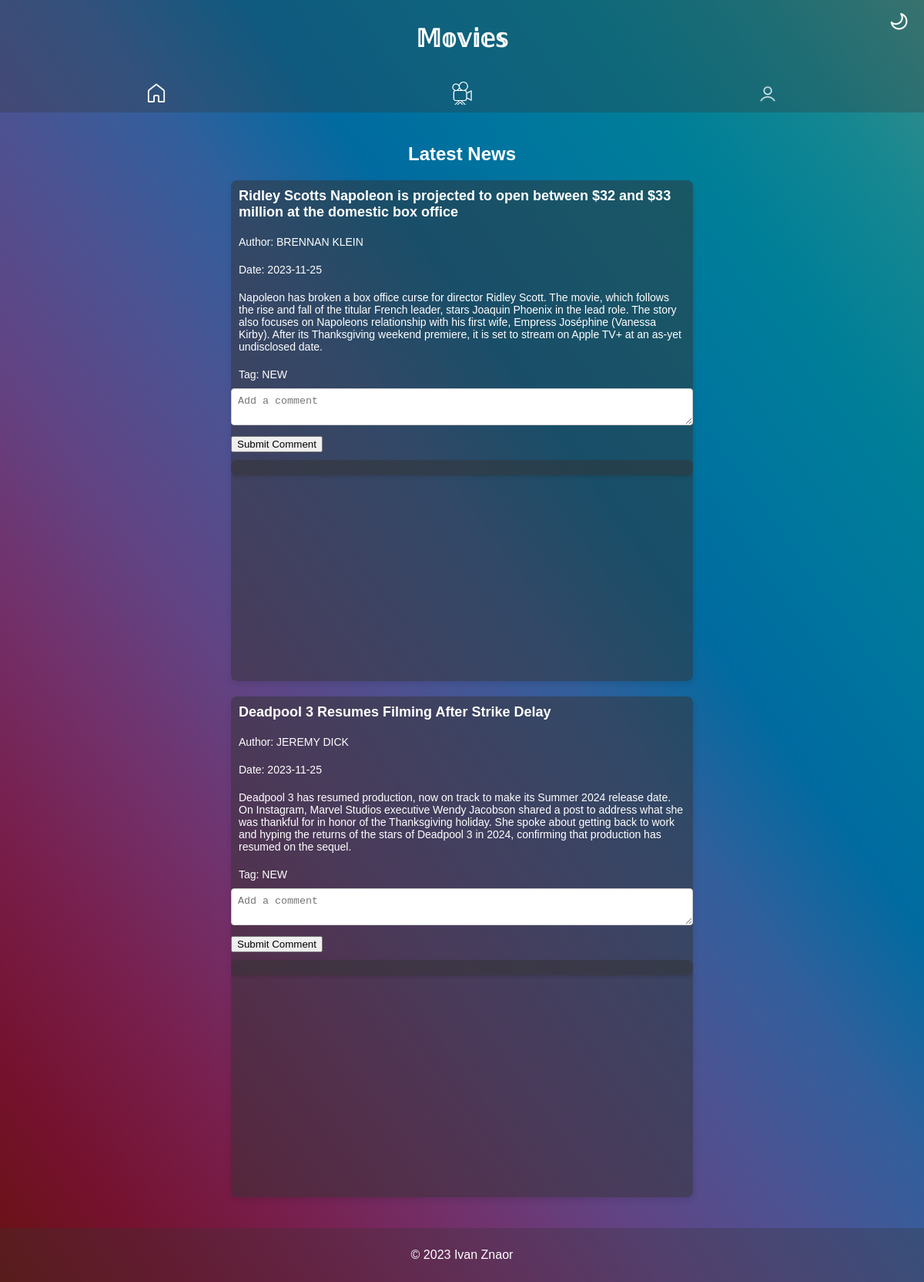
The app's page /home.php with its own data.
### tables this page shows
CREATE TABLE IF NOT EXISTS news (
    id INT AUTO_INCREMENT PRIMARY KEY,
    title VARCHAR(255) NOT NULL,
    image VARCHAR(255),
    author VARCHAR(100) NOT NULL,
    date DATE NOT NULL,
    content TEXT NOT NULL,
    tag VARCHAR(50),
    created_at TIMESTAMP DEFAULT CURRENT_TIMESTAMP,
    updated_at TIMESTAMP DEFAULT CURRENT_TIMESTAMP ON UPDATE CURRENT_TIMESTAMP
);

### home.php (the view, shortened to what this page needs)
<?php
$isLoggedIn = false;
?>
<!DOCTYPE html>
<html lang="en">
<head>
</head>
<body>
    <div id="container" class="light-mode-container">
        <header>
            <h1>𝕄𝕠𝕧𝕚𝕖𝕤</h1>
        </header>
        <nav>
            <a href="home.php"><img src="home.png"></a>
            <a href="movies.php"><img src="movies.png"></a>
            <?php
            if ($isLoggedIn) {
                echo '<a href="profile_page.php"><img src="profile.png"></a>';
            } else {
                echo '<a href="profile.php"><img src="profile.png"></a>';
            }
            ?>
        </nav>
        <button id="modeToggle" onclick="toggleMode()">
            <img src="moon.png">
        </button>
        <section>
            <h2>Latest News</h2>
            <?php
            $host = "localhost";
            $database = "moviesdb";
            $db_username = "admin";
            $db_password = "admin";
            $conn = new mysqli($host, $db_username, $db_password, $database);
            $query = "SELECT * FROM news ORDER BY date DESC LIMIT 5";
            $result = $conn->query($query);
            while ($row = $result->fetch_assoc()) {
                echo '<div class="news-card">';
                echo '<h3>' . $row['title'] . '</h3>';
                echo '<p>Author: ' . $row['author'] . '</p>';
                echo '<p>Date: ' . $row['date'] . '</p>';
                echo '<p>' . $row['content'] . '</p>';
                echo '<p>Tag: ' . $row['tag'] . '</p>';
                echo '<form action="process_comment.php" method="post">';
                echo '<textarea name="comment" placeholder="Add a comment" required></textarea>';
                echo '<button type="submit">Submit Comment</button>';
                echo '</form>';
                echo '<div class="comments" style="overflow-y: auto; max-height: 300px;">';
                echo '</div>';
                echo '</div>';
            }
            ?>
        </section>
        <footer>
            <p>&copy; 2023 Ivan Znaor</p>
        </footer>
    </div>
</body>
</html>

### home.php (style rules this page uses)
body { margin: 0; padding: 0; font-family: Arial, sans-serif; }
#container { min-height: 100vh; display: flex; flex-direction: column; }
.light-mode-container { background: linear-gradient(to right top, #691212, #75122f, #781f4d, #72316b, #614484, #4d5292, #325f9c, #006ba0, #00769e, #007f98, #158791, #3b8e89); color: #fff; flex: 1; }
header { background-color: rgba(51, 51, 51, 0.3); color: #fff; padding: 10px; text-align: center; }
nav { display: flex; justify-content: space-around; background-color: rgba(51, 51, 51, 0.3); padding: 5px; height: 35px; }
nav a { text-decoration: none; }
nav img { width: 30px; height: 30px; transition: transform 0.3s ease; }
section { padding: 20px; }
footer { background-color: rgba(51, 51, 51, 0.3); color: #fff; text-align: center; padding: 10px; margin-top: auto; }
#modeToggle { background-color: rgba(51, 51, 51, 0); color: #fff; border: none; padding: 5px 10px; cursor: pointer; position: fixed; top: 10px; right: 10px; }
#modeToggle img { width: 25px; height: 25px; transition: transform 0.3s ease; }
section { display: flex; flex-direction: column; align-items: center; }
.news-card { background-color: rgba(51, 51, 51, 0.5); border-radius: 8px; box-shadow: 0 4px 8px rgba(0, 0, 0, 0.1); overflow: scroll; overflow-x: hidden; width: 600px; height: 650px; margin-bottom: 20px; transition: transform 0.3s ease; }
.news-card h3 { padding: 10px; margin: 0; font-size: 18px; color: #fff; }
.news-card p { padding: 10px; margin: 0; font-size: 14px; color: #fff; }
.comments { background-color: rgba(51, 51, 51, 0.5); border-radius: 8px; margin-top: 10px; padding: 10px; box-shadow: 0 2px 4px rgba(0, 0, 0, 0.1); overflow-y: scroll; max-height: 300px; }
textarea { width: 100%; padding: 8px; margin-bottom: 10px; border: 1px solid #ccc; border-radius: 4px; box-sizing: border-box; resize: vertical; }

### records on screen
news: title "Ridley Scotts Napoleon is projected to open between $32 and $33 million at the domestic box office", author "BRENNAN KLEIN", date "2023-11-25", content "Napoleon has broken a box office curse for director Ridley Scott. The movie, which follows the rise and fall of the titular French leader, stars Joaquin Phoenix in the lead role. The story also focuses on Napoleons relationship with his first wife, Empress Joséphine (Vanessa Kirby). After its Thanksgiving weekend premiere, it is set to stream on Apple TV+ at an as-yet undisclosed date.", tag "NEW"
news: title "Deadpool 3 Resumes Filming After Strike Delay", author "JEREMY DICK", date "2023-11-25", content "Deadpool 3 has resumed production, now on track to make its Summer 2024 release date. On Instagram, Marvel Studios executive Wendy Jacobson shared a post to address what she was thankful for in honor of the Thanksgiving holiday. She spoke about getting back to work and hyping the returns of the stars of Deadpool 3 in 2024, confirming that production has resumed on the sequel.", tag "NEW"
